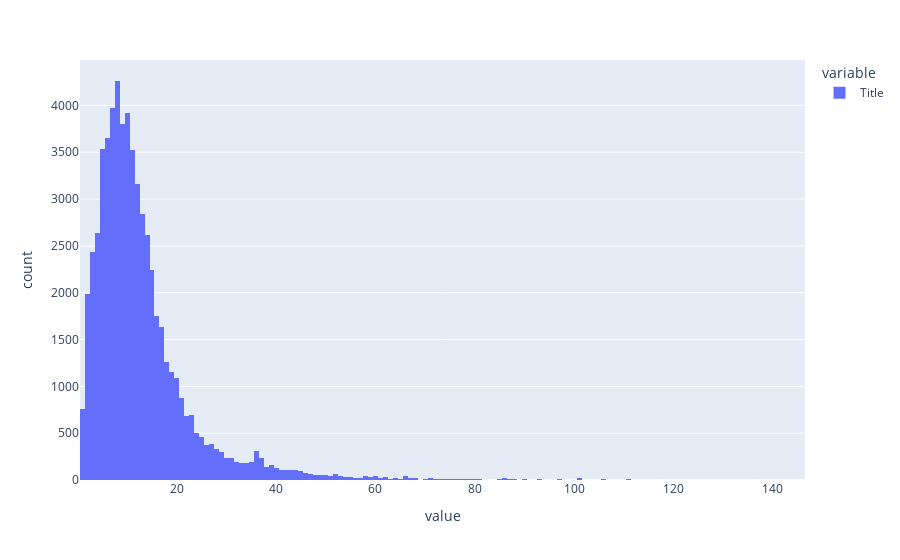

This figure's notebook cell:
### Code cell
px.histogram(title_docs.str.len())

### Figure 1 — Plotly figure (JSON) as saved in the notebook; plotly's stock layout.template omitted (floating-point values rounded to 4 significant figures; data arrays with more than 128 entries replaced by an {"elided": "..."} marker saying what was removed)
{"data": [{"alignmentgroup": "True", "bingroup": "x", "hovertemplate": "variable=Title<br>value=%{x}<br>count=%{y}<extra></extra>", "legendgroup": "Title", "marker": {"color": "#636efa", "pattern": {"shape": ""}}, "name": "Title", "offsetgroup": "Title", "orientation": "v", "showlegend": true, "type": "histogram", "x": {"elided": "60706 int values"}, "xaxis": "x", "yaxis": "y"}], "layout": {"barmode": "relative", "legend": {"title": {"text": "variable"}, "tracegroupgap": 0}, "margin": {"t": 60}, "xaxis": {"anchor": "y", "domain": [0, 1], "title": {"text": "value"}}, "yaxis": {"anchor": "x", "domain": [0, 1], "title": {"text": "count"}}}}
